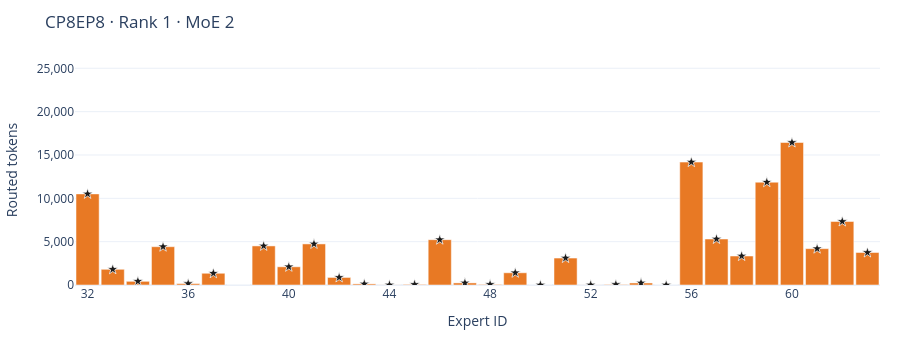

Notebook code cell kept with this figure:
### Code cell
visualize.expert_bars(counts, rank=1, layer=2, config='CP8EP8')

### Figure 1 — Plotly figure (JSON) as saved in the notebook; plotly's stock layout.template omitted (floating-point values rounded to 4 significant figures)
{"data": [{"hovertemplate": "Expert %{x}<br>%{y:,.0f} tokens<extra></extra>", "marker": {"color": "#E87924"}, "type": "bar", "x": [32, 33, 34, 35, 36, 37, 38, 39, 40, 41, 42, 43, 44, 45, 46, 47, 48, 49, 50, 51, 52, 53, 54, 55, 56, 57, 58, 59, 60, 61, 62, 63], "y": [10512, 1812, 425, 4419, 161, 1355, 0, 4509, 2101, 4741, 873, 128, 12, 66, 5229, 241, 65, 1411, 1, 3111, 8, 55, 235, 1, 14181, 5306, 3344, 11861, 16442, 4194, 7330, 3751]}, {"hovertemplate": "Expert %{x}<br>%{y:,.0f} tokens<extra></extra>", "marker": {"color": "#1A1A1A", "line": {"color": "white", "width": 0.75}, "size": 8, "symbol": "star"}, "mode": "markers", "showlegend": false, "type": "scatter", "x": [32, 33, 34, 35, 36, 37, 39, 40, 41, 42, 43, 44, 45, 46, 47, 48, 49, 50, 51, 52, 53, 54, 55, 56, 57, 58, 59, 60, 61, 62, 63], "y": [10512, 1812, 425, 4419, 161, 1355, 4509, 2101, 4741, 873, 128, 12, 66, 5229, 241, 65, 1411, 1, 3111, 8, 55, 235, 1, 14181, 5306, 3344, 11861, 16442, 4194, 7330, 3751]}], "layout": {"autosize": true, "bargap": 0.08, "height": 340, "margin": {"b": 55, "l": 65, "r": 20, "t": 55}, "showlegend": false, "title": {"text": "CP8EP8 · Rank 1 · MoE 2"}, "xaxis": {"dtick": 4, "range": [31.5, 63.5], "title": {"text": "Expert ID"}}, "yaxis": {"range": [0, 26540.0], "tickformat": ",", "title": {"text": "Routed tokens"}}}}
